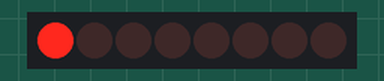
The sketch below on a simulated Arduino Uno, built with avr-gcc and run on an emulated ATmega328P. Parts: 8 shift-register outputs drawn as a row of LEDs (first output left, lit = HIGH). Wiring (inferred from the names in the program): shift register (74HC595): data pin 2; shift clock pin 0; latch pin 1. Wiring (inferred from the signals the program sends): row of LEDs: on Q0, Q1, Q2, Q3, Q4, Q5, Q6, Q7.

Above: at 0.6 s.
At 5.1 s:
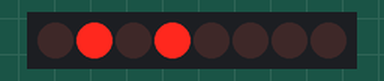
At 10.1 s:
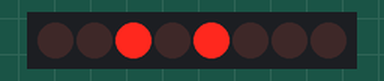
At 20.1 s:
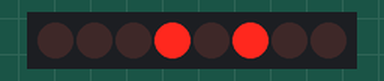
At 30.1 s:
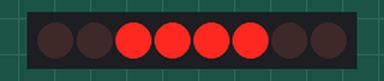
At 39.75 s:
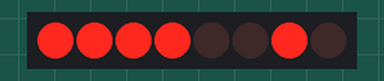
Timing chart, 0 to 40.0 s (numbered marks = the images above):
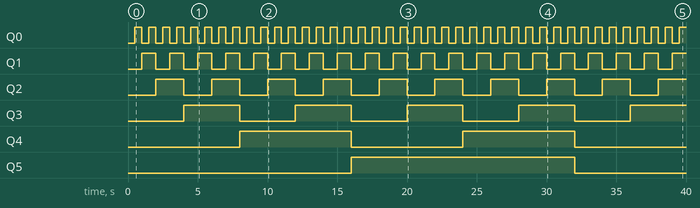

The sketch:

shift_out.ino
```cpp
//**************************************************************//
//  Name    : shiftOutCode, Hello World
//  Author  : Carlyn Maw,Tom Igoe, David A. Mellis
//  Date    : 25 Oct, 2006
//  Modified: 23 Mar 2010
//  Version : 2.0
//  Notes   : Code for using a 74HC595 Shift Register           //
//          : to count from 0 to 255
//****************************************************************

//Pin connected to ST_CP of 74HC595
int latchPin = 1;
//Pin connected to SH_CP of 74HC595
int clockPin = 0;
////Pin connected to DS of 74HC595
int dataPin = 2;


void setup() {
  //set pins to output so you can control the shift register
  pinMode(latchPin, OUTPUT);
  pinMode(clockPin, OUTPUT);
  pinMode(dataPin, OUTPUT);
}

void loop() {
  // count from 0 to 255 and display the number
  // on the LEDs
  for (int numberToDisplay = 0; numberToDisplay < 256; numberToDisplay++) {
    // take the latchPin low so
    // the LEDs don't change while you're sending in bits:
    digitalWrite(latchPin, LOW);
    // shift out the bits:
    shiftOut(dataPin, clockPin, MSBFIRST, numberToDisplay);

    //take the latch pin high so the LEDs will light up:
    digitalWrite(latchPin, HIGH);
    // pause before next value:
    delay(500);
  }
}
```

Measured:
- by itself, Q0: alternates HIGH for 0.50 s and LOW for 0.50 s
- by itself, Q1: alternates HIGH for 1.0 s and LOW for 1.0 s
- by itself, Q2: alternates HIGH for 2.0 s and LOW for 2.0 s
- by itself, Q3: alternates HIGH for 4.0 s and LOW for 4.0 s
- by itself, Q4: alternates HIGH for 8.0 s and LOW for 8.0 s
- by itself, Q5: LOW → HIGH at 16.0 s, → LOW 16.0 s later
